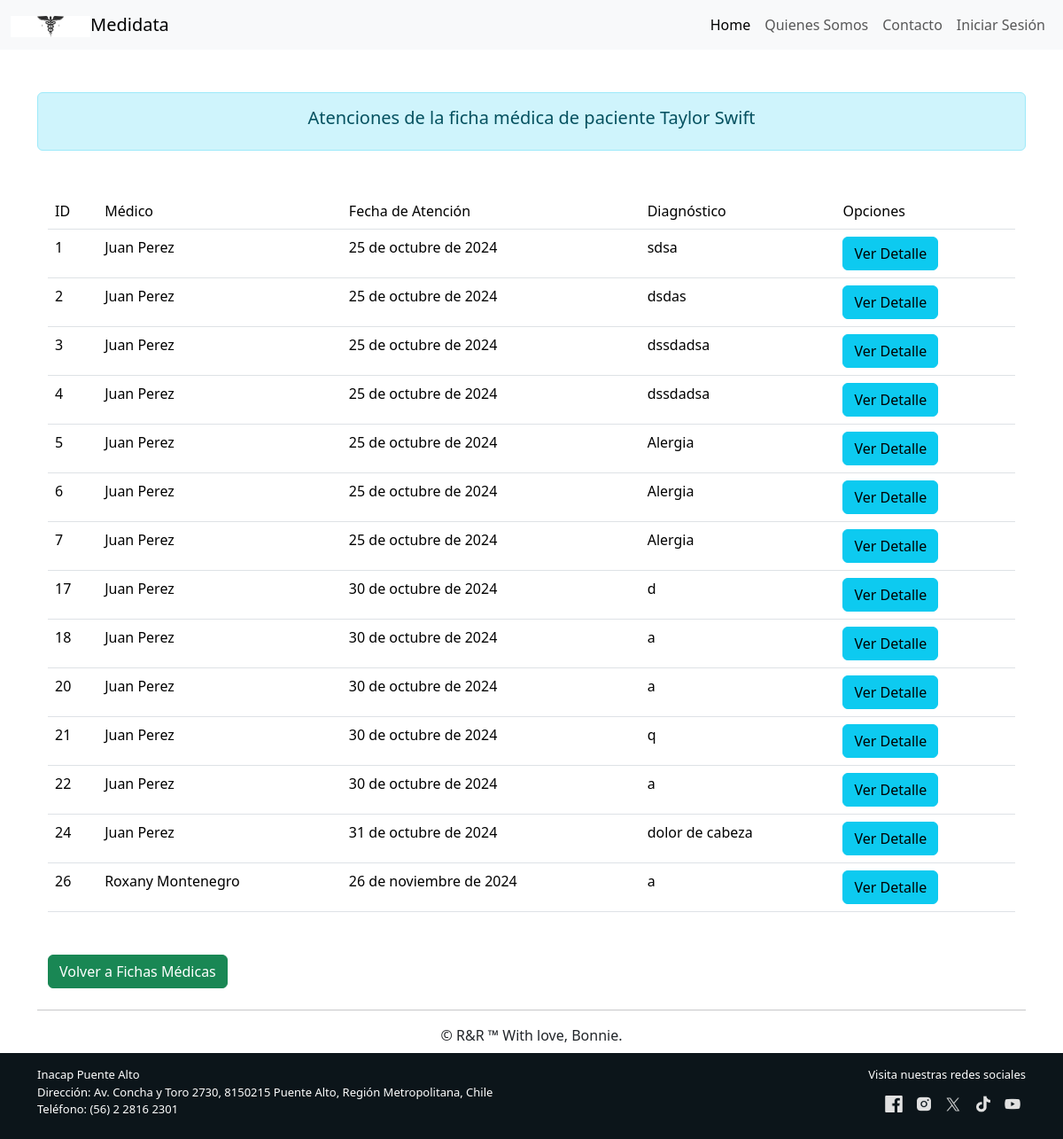
The page /ficha_paciente/1/ on the database its author committed.
### core/models.py (models this page shows, shortened)
class FichaMedica(models.Model):
    paciente = models.OneToOneField(Paciente, on_delete=models.CASCADE)

class Paciente(models.Model):
    GENERO_CHOICES = [
        ('M', 'Masculino'),
        ('F', 'Femenino'),
        ('O', 'Otro'),
    ]
    rut = models.CharField(max_length = 12, blank=False, unique= True)
    nombre = models.CharField(max_length = 40, blank=False)
    apellido = models.CharField(max_length = 40, blank=False)
    fecha_nacimiento = models.DateField(blank=False, null=False)
    genero = models.CharField(max_length=1, choices=GENERO_CHOICES, blank=False)
    telefono = models.CharField(max_length = 12, blank=False)
    correo = models.EmailField(blank=False)

class Atencion(models.Model):
    ficha_medica = models.ForeignKey(FichaMedica, on_delete=models.CASCADE)
    paciente = models.ForeignKey(Paciente, on_delete=models.CASCADE)
    medico = models.ForeignKey(User, on_delete=models.CASCADE)
    especialidad = models.ForeignKey(TipoMedico, on_delete=models.SET_NULL, null=True, blank=True)  # Nueva relación a TipoMedico
    fecha_atencion = models.DateField()
    anamesis = models.TextField()
    medicamentos_recetados = models.TextField(blank=True, null=True)
    examenes_indicados = models.TextField(blank=True, null=True)
    diagnostico = models.TextField()

### core/views.py (the view)
# urls.py: path('ficha_paciente/<id>/', ficha_paciente, name='ficha_paciente'),
def ficha_paciente(request, id):
    ficha = get_object_or_404(FichaMedica, id=id)
    atenciones = Atencion.objects.filter(ficha_medica=ficha)
    return render(request, 'core/ficha_medica/ficha_paciente.html', {
    'ficha': ficha,
    'atenciones': atenciones,
    })

### core/templates/core/ficha_medica/ficha_paciente.html (shortened to what this page needs)
{% extends 'core/base.html' %}
{% block principal %}
<div class="container">
    <div class="alert alert-info mt-5 text-center" role="alert">
        <h5 class="">Atenciones de la ficha médica de paciente {{ ficha.paciente.nombre }} {{ ficha.paciente.apellido }}</h5>
    </div>
    {% if atenciones %}
        <div class="mt-5 container">
            <table class="table">
                <thead>
                    <tr>
                        <td>ID</td>
                        <td>Médico</td>
                        <td>Fecha de Atención</td>
                        <td>Diagnóstico</td>
                        <td>Opciones</td>
                    </tr>
                </thead>
                <tbody>
                    {% for atencion in atenciones %}
                        <tr>
                            <td>{{ atencion.id }}</td>
                            <td>{{ atencion.medico.get_full_name }}</td>
                            <td>{{ atencion.fecha_atencion }}</td>
                            <td>{{ atencion.diagnostico }}</td>
                            <td>
                                <a href="{% url 'detalle_atencion' atencion.id %}" class="btn btn-info">Ver Detalle</a>
                            </td>
                        </tr>
                    {% endfor %}
                </tbody>
            </table>
        </div>
    {% endif %}
    <div class="mt-5 container">
        <a class="btn btn-success" href="{% url 'listar_fichasmedicas' %}">Volver a Fichas Médicas</a>
    </div>
</div>
{% endblock %}

### core/static/core/assets/css/estilos.css (style rules this page uses)
html, body { width: 100%; margin: 0; padding: 0; height: 100%; }
.container { position: relative; z-index: 2; }
a { text-decoration: none; color: #bebcb9; }

### rows shown on the page
FichaMedica: paciente.nombre "Taylor", paciente.apellido "Swift"
Atencion: id "1", medico.get_full_name "Juan Perez", fecha_atencion "25 de octubre de 2024", diagnostico "sdsa"
Atencion: id "2", medico.get_full_name "Juan Perez", fecha_atencion "25 de octubre de 2024", diagnostico "dsdas"
Atencion: id "3", medico.get_full_name "Juan Perez", fecha_atencion "25 de octubre de 2024", diagnostico "dssdadsa"
Atencion: id "4", medico.get_full_name "Juan Perez", fecha_atencion "25 de octubre de 2024", diagnostico "dssdadsa"
Atencion: id "5", medico.get_full_name "Juan Perez", fecha_atencion "25 de octubre de 2024", diagnostico "Alergia"
Atencion: id "6", medico.get_full_name "Juan Perez", fecha_atencion "25 de octubre de 2024", diagnostico "Alergia"
Atencion: id "7", medico.get_full_name "Juan Perez", fecha_atencion "25 de octubre de 2024", diagnostico "Alergia"
Atencion: id "17", medico.get_full_name "Juan Perez", fecha_atencion "30 de octubre de 2024", diagnostico "d"
Atencion: id "18", medico.get_full_name "Juan Perez", fecha_atencion "30 de octubre de 2024", diagnostico "a"
Atencion: id "20", medico.get_full_name "Juan Perez", fecha_atencion "30 de octubre de 2024", diagnostico "a"
Atencion: id "21", medico.get_full_name "Juan Perez", fecha_atencion "30 de octubre de 2024", diagnostico "q"
Atencion: id "22", medico.get_full_name "Juan Perez", fecha_atencion "30 de octubre de 2024", diagnostico "a"
Atencion: id "24", medico.get_full_name "Juan Perez", fecha_atencion "31 de octubre de 2024", diagnostico "dolor de cabeza"
Atencion: id "26", medico.get_full_name "Roxany Montenegro", fecha_atencion "26 de noviembre de 2024", diagnostico "a"
